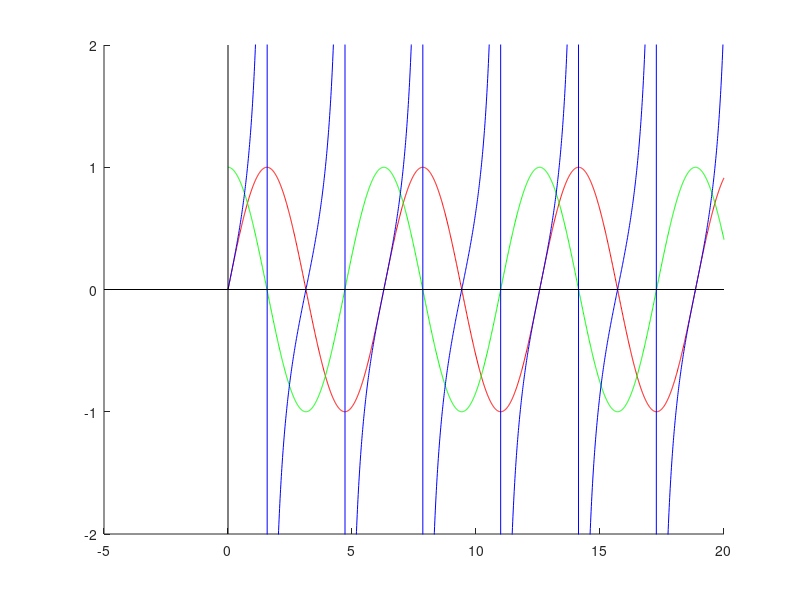

Source code (MATLAB):
clc;

t = 0:0.01:20;
s1 = sin(t);
c1 = cos(t);
t1 = tan(t);
axis([-5 20 -2 2]);

hold on;

plot(t,s1,'r');
plot(t,c1,'g');
plot(t,t1,'b');


plot([0,0], ylim, 'k'); % vertical line
plot(xlim, [0,0], 'k'); % horizontal line
hold off;